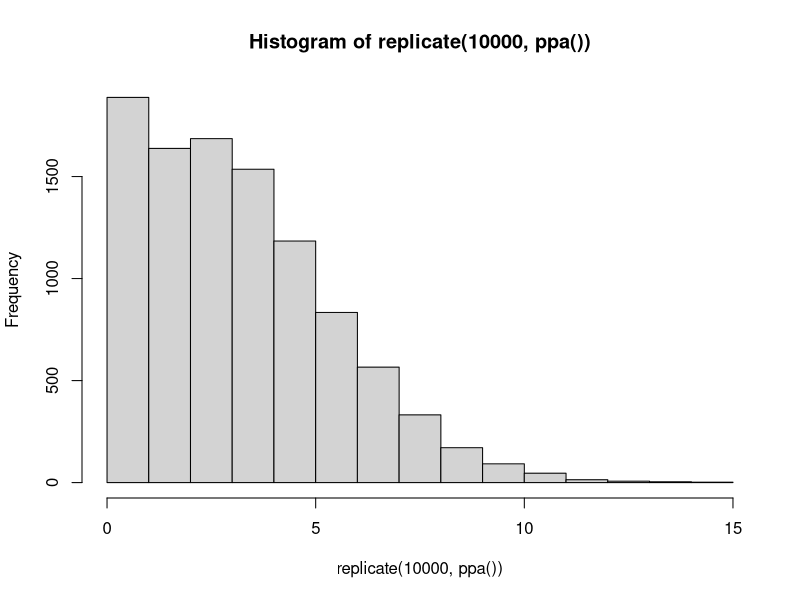
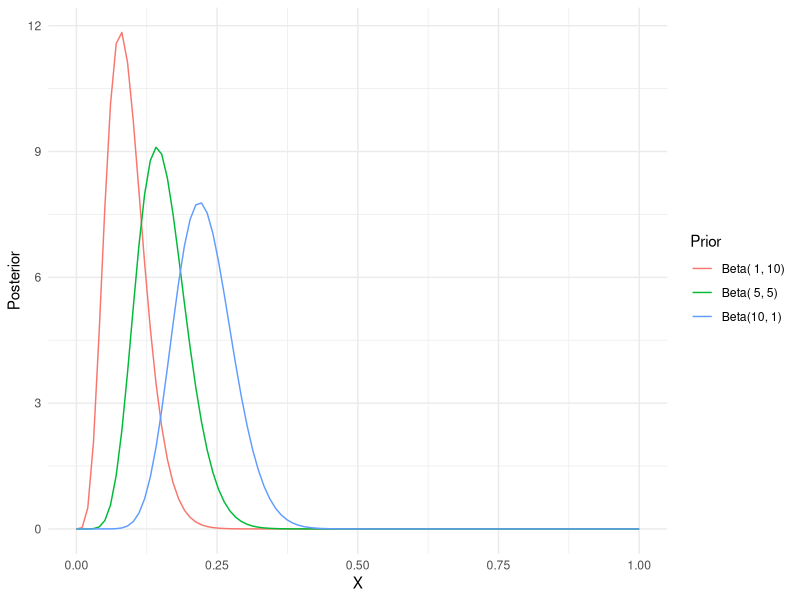
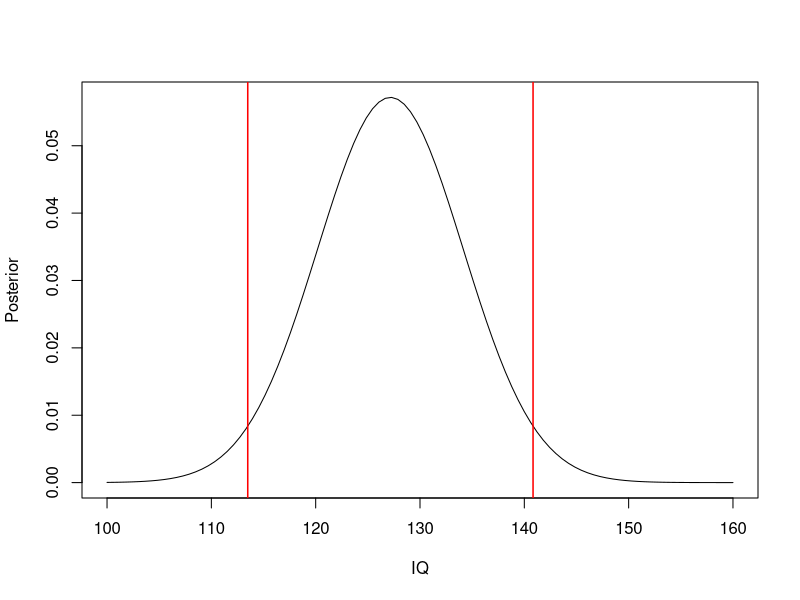
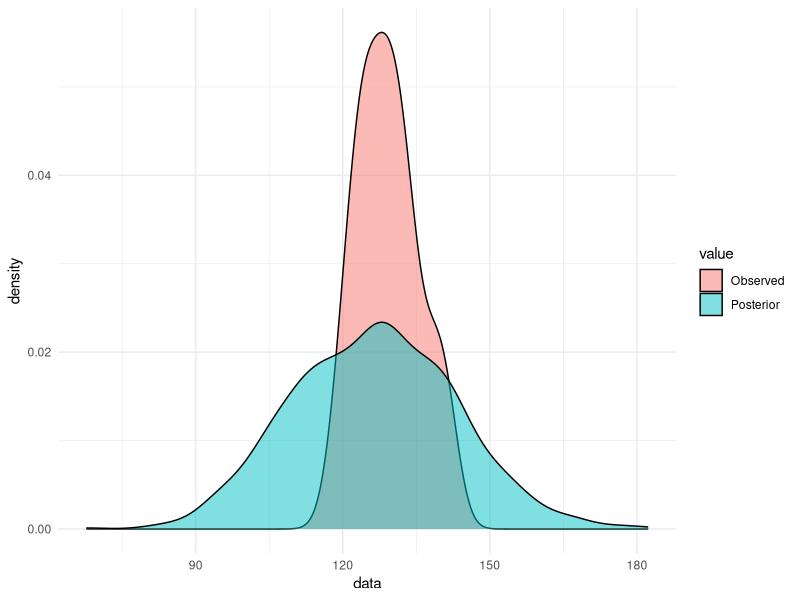

Here is the R script that generated these plots, in order:
## ---- chunk 1
## Load packages
library(ggplot2)
## ---- chunk 2
ppa <- function( alpha=1, beta=1, z=3, N=20) {

  posterior <- rbeta(1, z+alpha, N-z+beta) # P(Theta|x)

  X <- rbinom(1, N, posterior)
  return(X)
}

replicate(10000, ppa()) |> 
  hist()
## ---- chunk 3
# Simulation
dat <- rbeta(1000, 4, 18)

## Mean
mean(dat)

## Median and CrI
quantile(dat, c(.025, .5, .975))

# Analytic solution

## Mean
alpha <- 4
beta <- 18
alpha/(alpha+beta)

## Median and CrI
qbeta(c(.025, .5, .975), alpha, beta)

## ---- chunk 4

z <- 5
N <- 55
x <- seq (0 ,1 , length.out = 100)
  
prior_df <- data.frame(
  x = rep(seq (0 ,1 , length.out = 100), by=3),
  Prior = rep(c("Beta( 1, 10)", "Beta( 5, 5)", "Beta(10, 1)"), each=100),
  posterior = c(dbeta(x, z+1, N-z+10), dbeta(x, z+5, N-z+5), dbeta(x, z+10, N-z+1))
)

prior_df |> 
  ggplot(aes(x = x, y=posterior, color=Prior)) +
  geom_line() +
  theme_minimal() +
  labs(
    x = "X",
    y = "Posterior"
  )
## ---- chunk 5
## Observed data are generated as follows:
set.seed(433)
x <- rbinom(30, 200, .65)
set.seed(NULL )

## your code:
n <- 30
sigma_zero <- 10
sigma <- 15
mu_zero <- 100
location <- (1/ ( (1/sigma_zero^2) + (n/sigma^2))) * ( (mu_zero/sigma_zero^2) + (sum(x)/sigma^2))
scale <- ((1/sigma_zero^2) + (n/sigma^2))^(-1)

y <- dnorm(seq(100, 160, length.out =100),  location, scale)
plot(seq(100, 160, length.out =100), y, 
     type='l', xlab = "IQ", ylab = "Posterior")

abline(v=qnorm(.025,  location, scale), col="red", lwd=1.5)
abline(v=qnorm(.975,  location, scale), col="red", lwd=1.5)
## ---- chunk 6

pp_normal <- function( location, scale) {

  posterior_mean <- rnorm(1, location, scale)
  iq <- rnorm(1, posterior_mean, 15)
  return(iq)
}

sampled_data <- replicate(1000, pp_normal(location, scale))

data.frame(
  data = c(x, sampled_data),
  value = rep(c("Observed", "Posterior"),c(30, 1000))
) |> 
  ggplot(aes(x =data, fill = value )) +
  geom_density(alpha=.5) +
  theme_minimal()
## ---- chunk 7
# 90% predictive interval
quantile(sampled_data, c(.05, .95))

# 90% CrI
qnorm(c(.05, .95), location, scale)
